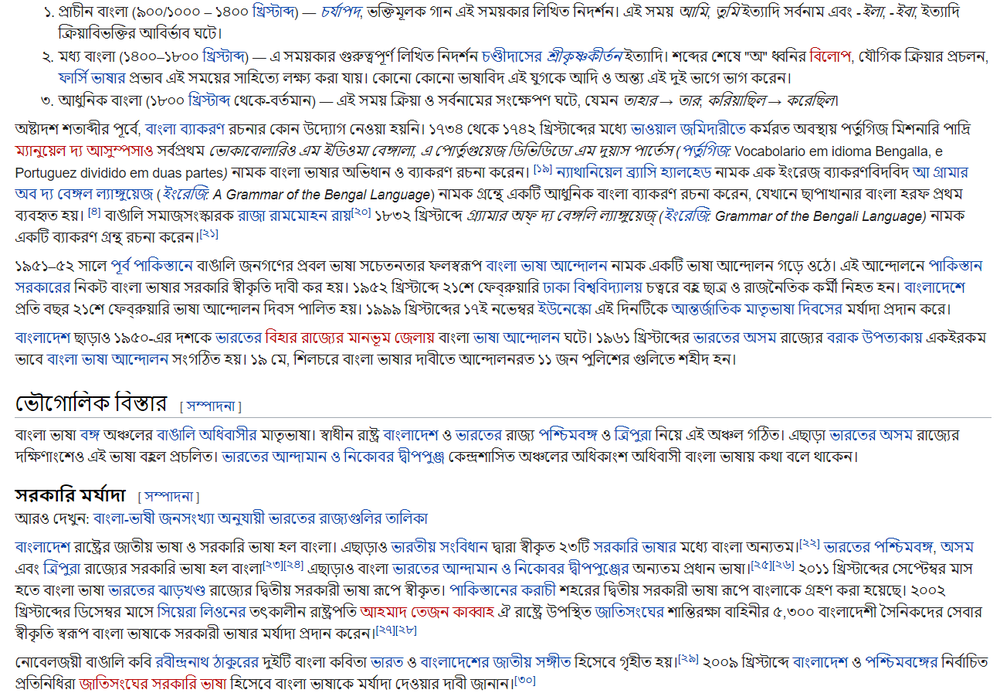
#> input picture bangla2.png, 1000 x 700 px, shrunk from 1295 x 906 before the run
$ python to_matrx.py
#> lines starting #> are read from the running program, lines starting #| are printed output that depends on the picture; after the words box and inside, x2 and y2 are one past the last pixel; in counts of white or black regions, pixels touching at a corner belong together
import cv2
import numpy as np

input_image = cv2.imread('bangla2.png', cv2.IMREAD_GRAYSCALE)
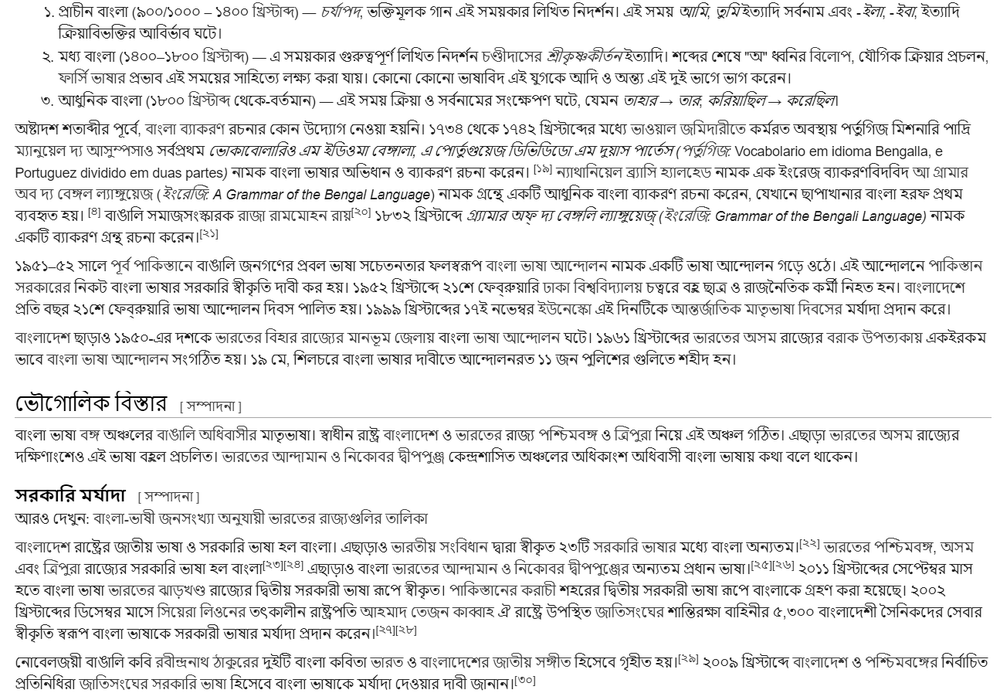
#> input_image: shape (700, 1000); min 0, max 255, mean 232.7

def im2bin(i):
    (thresh, im_bw) = cv2.threshold(i, 128, 255, cv2.THRESH_BINARY | cv2.THRESH_OTSU)
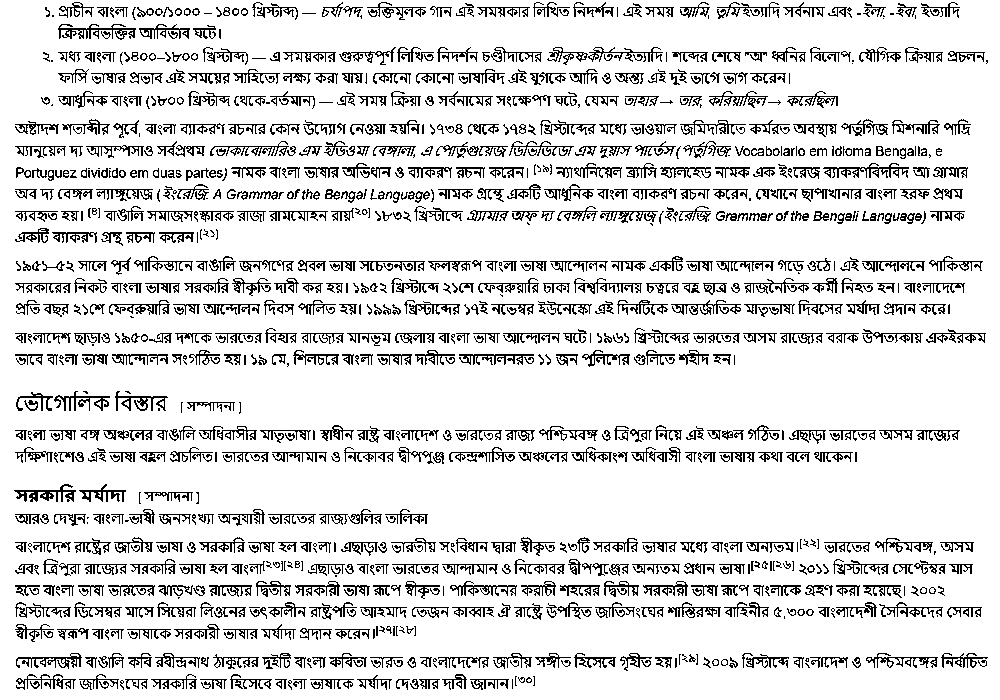
#> im_bw: shape (700, 1000); 86.8% white; black in thin lines or dots
#> thresh = 181


    h,w = im_bw.shape
#> h = 700; w = 1000
    img = im_bw

    img[img==0]=1
#> img: shape (700, 1000); values 1 (black) and 255 (white), 86.8% white; black in thin lines or dots
    img[img==255]=0
#> img: shape (700, 1000); values 0 (black) and 1 (white), 13.2% white in thin lines or dots
    return img, h, w

img,h,w = im2bin(input_image)
#> h = 700; w = 1000

col_mat = np.ones([w,1])
#> col_mat = 1000 values from 1 to 1
result = np.matmul(img, col_mat)
#> result = 700 values, max 804 at index 607, min 0 at index 0, mean 132.4
zero_pos = np.where(result==0)[0]
#> zero_pos = 190 values from 0 to 699
line_pos =[]

for i in range(0,len(zero_pos)-1):
    if i !=len(zero_pos):
        if  zero_pos[i+1]-zero_pos[i]>1:
            line_pos.append(zero_pos[i])
#> after the loop, line_pos = 28 values from 1 to 673


for pts in line_pos:
    cv2.line(input_image, (0,pts),(w,pts),1)
    print(pts)
#> this loop made 28 passes
#> pts on passes 2 to 13: 23, 46, 68, 90, 118, 140, 162, 183, 205, 227, 255, 277
#| 1
#| 23
#| 46
#| 68
#| 90
#| 118
#| 140
#| 162
#> (further printed lines are left out)
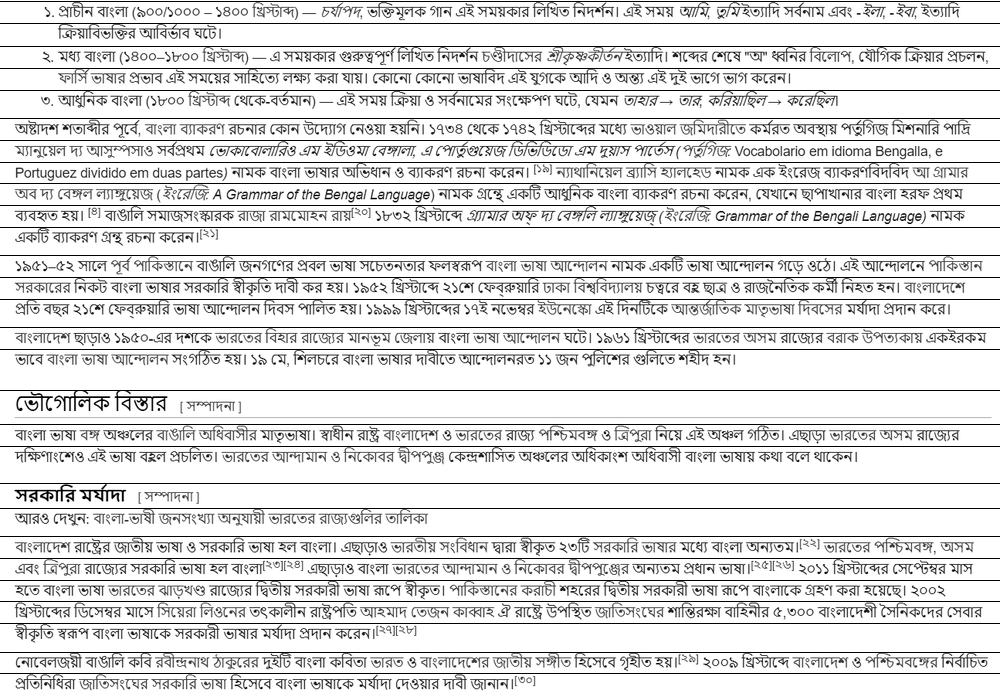
#> input_image: shape (700, 1000); 4% of pixels changed, all inside (x1, y1, x2, y2) = (0, 1, 1000, 674)
cv2.imshow('image',input_image)
cv2.waitKey(0)
cv2.destroyAllWindows()
# print(line_pos)
# print(img)
# np.savetxt('output.txt', img)

$ run again, with bangla.png copied over bangla2.png
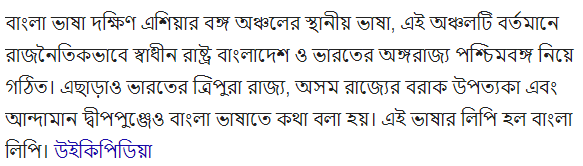
#> input picture bangla.png, 583 x 166 px
#> in im2bin, `(thresh, im_bw) = cv2.threshold(i, 128, 255, cv2.THRESH_BINARY | cv2.T..`:
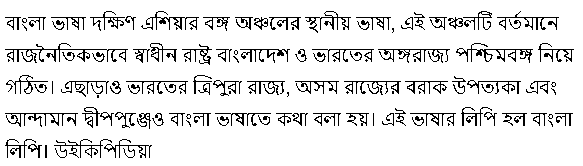
#> im_bw: shape (166, 583); 90.1% white; black in thin lines or dots, all inside (x1, y1, x2, y2) = (5, 11, 574, 158)
#> thresh = 161
#> `img,h,w = im2bin(input_image)`: h = 166; w = 583
#> result = 166 values, max 489 at index 49, min 0 at index 0, mean 57.73
#> zero_pos = 58 values from 0 to 165
#> the loop `for i in range(0,len(zero_pos)-1):` made 57 passes
#> after the loop `for i in range(0,len(zero_pos)-1):`: line_pos = [10, 42, 74, 106, 138]
#> the loop `for pts in line_pos:` made 5 passes
#> pts on passes 1 to 5: 10, 42, 74, 106, 138
#> (printed output is left out)
#> after the loop `for pts in line_pos:`:
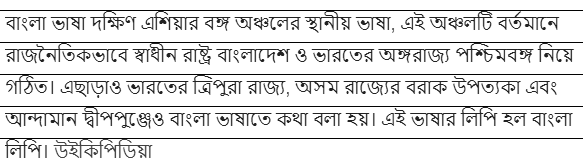
#> input_image: shape (166, 583); min 1, max 255, mean 226.3
